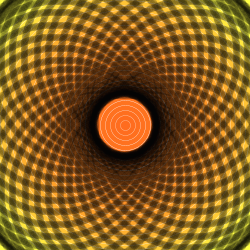
Frame 1 (no input)
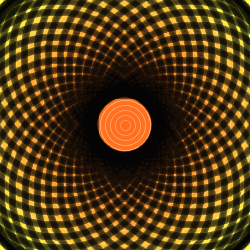
Frame 2 (the mouse pressed at the canvas centre, redrawn once)

The Processing sketch that drew these frames (run headless with seeded random() and noise(); the mouse was pressed at the canvas centre and the sketch redrawn once):

// Processing sketch: processing_19563
// ── processing_19563.pde

void setup()
{
size(250,250);

 background(#ffff46);//backgrong circles 
 for(int m=0;m<400;m+=10){
  stroke(255);
  strokeWeight(0.3);
  fill(#ff661c,20);
  ellipse(width/2,height/2,300-m,300-m);
  }
stroke(0,30);
strokeWeight(7);
noLoop();
}
float x1,y1,x2,y2,rad1,rad2,srad;
int num,increment,sx,sy;
void draw()
{ 
  for(int deg1=0;deg1<360;deg1=deg1+10)
  {
  srad=radians(deg1);
  sx=int(sin(srad)*70+width/2);
  sy=int(cos(srad)*70+height/2);
  ngon(300,100,100,sx,sy);
  }
}
void ngon(int sides,int xradius,int yradius,int xcent, int ycent)
 {
  num=sides;
  increment=int(360/num);
  for(int deg=0;deg<360; deg=deg+increment)
{
  rad1=radians(deg);
  rad2=radians(deg+increment);
  x1=sin(rad1)*xradius+xcent;
  y1=cos(rad1)*yradius+ycent;
  x2=sin(rad2)*xradius+xcent;
  y2=cos(rad2)*yradius+ycent;
  line(x1,y1,x2,y2);
}
}
